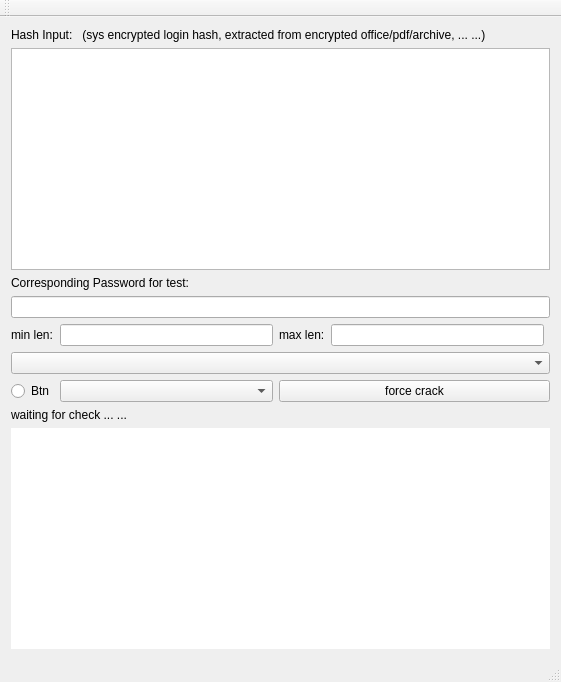
<?xml version="1.0" encoding="UTF-8"?>
<ui version="4.0">
 <class>MainWindow</class>
 <widget class="QMainWindow" name="MainWindow">
  <property name="geometry">
   <rect>
    <x>0</x>
    <y>0</y>
    <width>561</width>
    <height>682</height>
   </rect>
  </property>
  <property name="windowTitle">
   <string>MainWindow</string>
  </property>
  <widget class="QWidget" name="centralWidget">
   <layout class="QGridLayout" name="gridLayout_2">
    <item row="0" column="0">
     <layout class="QGridLayout" name="gridLayout">
      <item row="0" column="0" colspan="5">
       <widget class="QLabel" name="label">
        <property name="text">
         <string>Hash Input:   (sys encrypted login hash, extracted from encrypted office/pdf/archive, ... ...)</string>
        </property>
       </widget>
      </item>
      <item row="1" column="0" colspan="5">
       <widget class="QTextEdit" name="inTextEdit"/>
      </item>
      <item row="6" column="0">
       <widget class="QRadioButton" name="switchForceRBtn">
        <property name="text">
         <string>Btn</string>
        </property>
       </widget>
      </item>
      <item row="6" column="2" colspan="3">
       <widget class="QPushButton" name="chkBtn">
        <property name="text">
         <string>force crack</string>
        </property>
       </widget>
      </item>
      <item row="9" column="0" colspan="5">
       <widget class="QTextEdit" name="resultEdit">
        <property name="frameShape">
         <enum>QFrame::NoFrame</enum>
        </property>
        <property name="frameShadow">
         <enum>QFrame::Plain</enum>
        </property>
       </widget>
      </item>
      <item row="4" column="0">
       <widget class="QLabel" name="label_3">
        <property name="text">
         <string>min len:</string>
        </property>
       </widget>
      </item>
      <item row="8" column="0" colspan="5">
       <widget class="QLabel" name="chkLabel">
        <property name="text">
         <string>waiting for check ... ...</string>
        </property>
       </widget>
      </item>
      <item row="3" column="0" colspan="5">
       <widget class="QLineEdit" name="inPwdEdit"/>
      </item>
      <item row="2" column="0" colspan="5">
       <widget class="QLabel" name="label_2">
        <property name="text">
         <string>Corresponding Password for test:</string>
        </property>
       </widget>
      </item>
      <item row="5" column="0" colspan="5">
       <widget class="QComboBox" name="typeComboBox"/>
      </item>
      <item row="6" column="1">
       <widget class="QComboBox" name="deviceComboBox"/>
      </item>
      <item row="4" column="1">
       <widget class="QLineEdit" name="minLenEdit"/>
      </item>
      <item row="4" column="2">
       <widget class="QLabel" name="label_4">
        <property name="text">
         <string>max len:</string>
        </property>
       </widget>
      </item>
      <item row="4" column="3">
       <widget class="QLineEdit" name="maxLenEdit"/>
      </item>
     </layout>
    </item>
   </layout>
  </widget>
  <widget class="QMenuBar" name="menuBar">
   <property name="geometry">
    <rect>
     <x>0</x>
     <y>0</y>
     <width>561</width>
     <height>21</height>
    </rect>
   </property>
  </widget>
  <widget class="QToolBar" name="mainToolBar">
   <attribute name="toolBarArea">
    <enum>TopToolBarArea</enum>
   </attribute>
   <attribute name="toolBarBreak">
    <bool>false</bool>
   </attribute>
  </widget>
  <widget class="QStatusBar" name="statusBar"/>
 </widget>
 <layoutdefault spacing="6" margin="11"/>
 <resources/>
 <connections/>
</ui>
